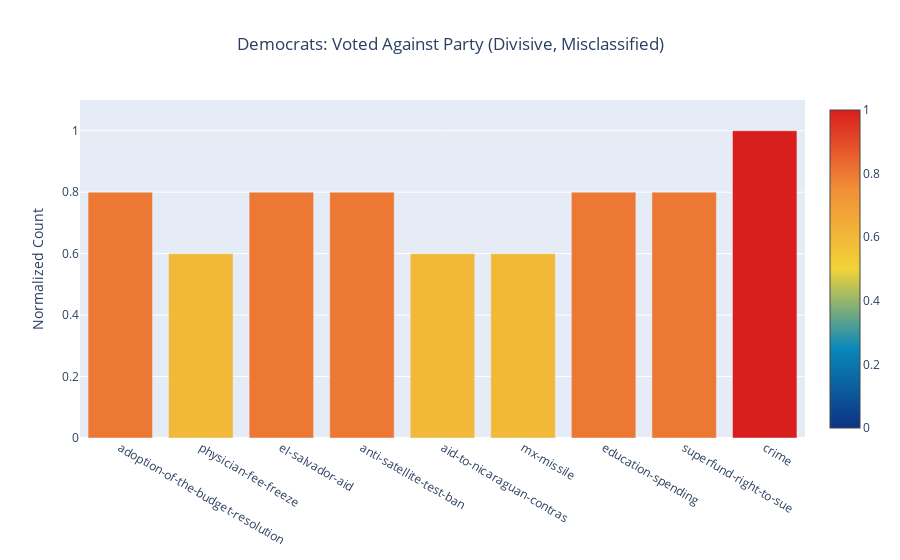

The notebook cell saved with this chart:
### Markdown cell above
The plot above is the same distribution of votes against the majority as before but subset to only divisive measures. This is distribution of votes against the majority for democrats classified correctly. Below, we'll compare this distribution to the distribution of the misclassified samples.

### Code cell
df2 = mis_against_majority_dem_divisive.sum()/mis_against_majority_dem.sum().max()

plot_votes(df=df2, title='Democrats: Voted Against Party (Divisive, Misclassified)')

### Figure 1 — Plotly figure (JSON) as saved in the notebook; plotly's stock layout.template omitted (floating-point values rounded to 4 significant figures)
{"data": [{"marker": {"cmax": 1, "cmin": 0, "color": [0.8, 0.6, 0.8, 0.8, 0.6, 0.6, 0.8, 0.8, 1], "colorscale": [[0, "rgb(12,51,131)"], [0.25, "rgb(10,136,186)"], [0.5, "rgb(242,211,56)"], [0.75, "rgb(242,143,56)"], [1, "rgb(217,30,30)"]], "reversescale": false, "showscale": true}, "type": "bar", "x": ["adoption-of-the-budget-resolution", "physician-fee-freeze", "el-salvador-aid", "anti-satellite-test-ban", "aid-to-nicaraguan-contras", "mx-missile", "education-spending", "superfund-right-to-sue", "crime"], "y": [0.8, 0.6, 0.8, 0.8, 0.6, 0.6, 0.8, 0.8, 1]}], "layout": {"autosize": true, "title": {"text": "Democrats: Voted Against Party (Divisive, Misclassified)", "x": 0.5}, "xaxis": {"autorange": true, "range": [-0.5, 8.5], "type": "category"}, "yaxis": {"range": [0, 1.1], "title": {"text": "Normalized Count"}, "type": "linear"}}}
